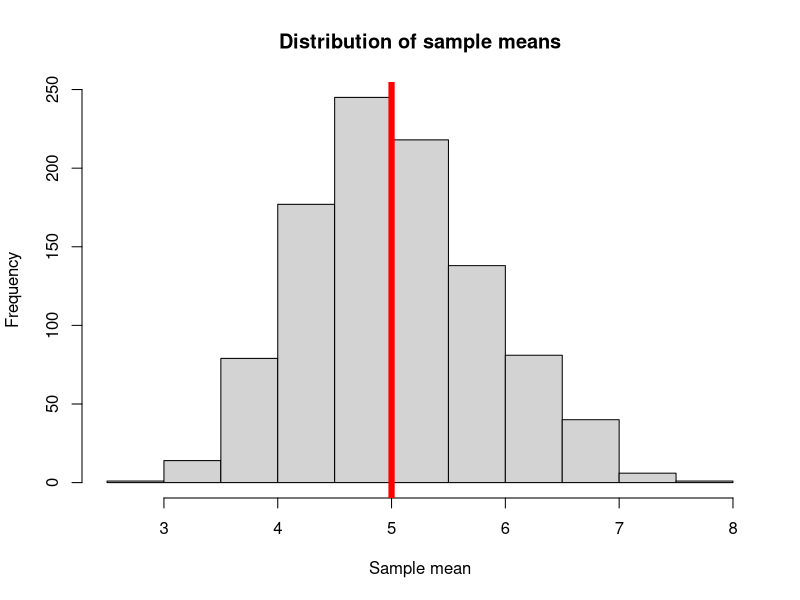
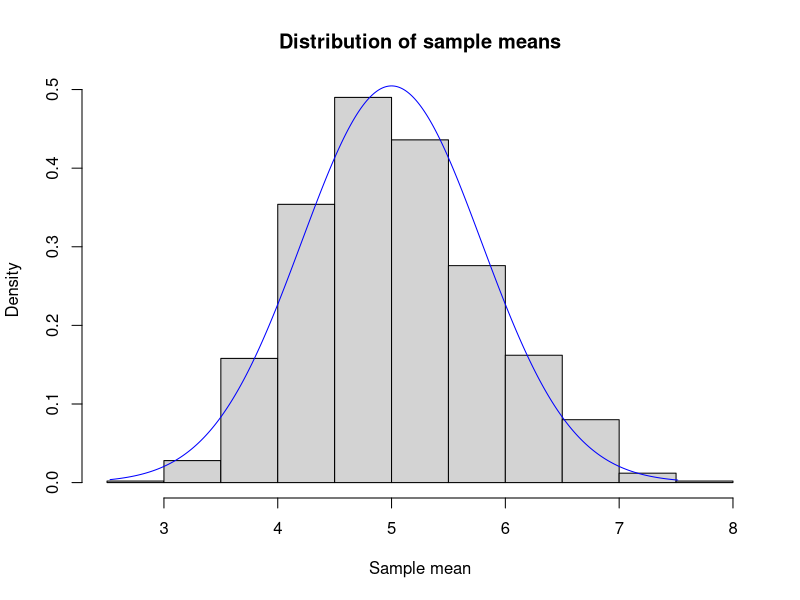
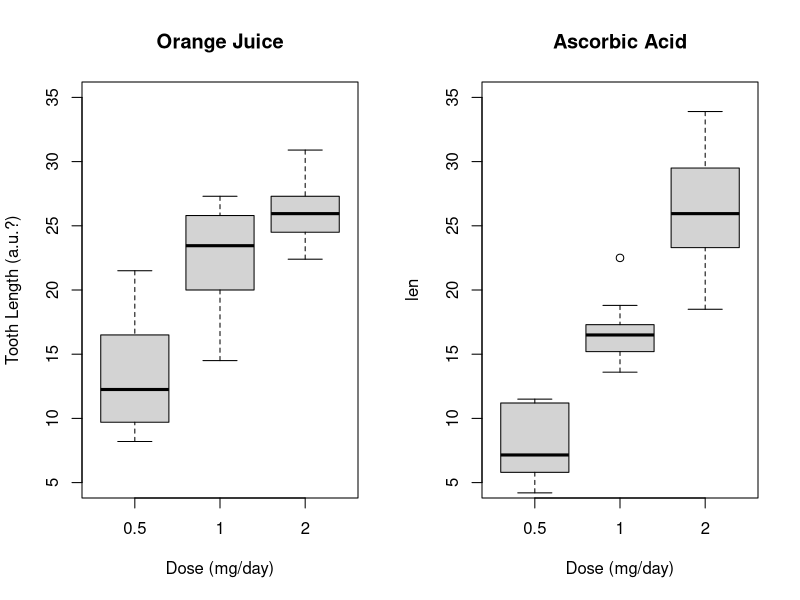

Write R code to recreate these figures, in order.
## ---- chunk 1
knitr::opts_chunk$set(echo = TRUE)
## ---- chunk 2
set.seed(123456)
mean_expos <- NULL
lambda <- 0.2
n <- 40

for(i in 1:1000) {
	mean_expos <- rbind(mean_expos, mean(rexp(n, lambda)))
}
## ---- chunk 3
1/lambda
## ---- chunk 4
mean(mean_expos)
## ---- chunk 5
hist(mean_expos, xlab = "Sample mean", main = "Distribution of sample means")
abline(v = 1/lambda, col = "red", lwd = 6)
## ---- chunk 6
var(mean_expos)
## ---- chunk 7
((1/lambda)^2)/(n)
## ---- chunk 8
sd(mean_expos)
## ---- chunk 9
(1/lambda)/sqrt(n)
## ---- chunk 10
hist(mean_expos, freq = F, xlab = "Sample mean", main = "Distribution of sample means")
x <- seq(min(mean_expos), max(mean_expos), length = 1000)
y <- dnorm(x, mean = 1/lambda, sd = (1/lambda)/sqrt(n))
lines(x,y, col = "blue")
## ---- chunk 11
data("ToothGrowth")

str(ToothGrowth)
## ---- chunk 12
head(ToothGrowth)
tail(ToothGrowth)
## ---- chunk 13
unique(ToothGrowth$dose)
## ---- chunk 14
ToothGrowth$dose <- as.factor(ToothGrowth$dose)
## ---- chunk 15
par(mfcol = c(1,2))
boxplot(len ~ dose, data=ToothGrowth, subset= (supp == "OJ"),
		main = "Orange Juice", xlab = "Dose (mg/day)", ylab = "Tooth Length (a.u.?)", ylim = c(5, 35))
boxplot(len ~ dose, data=ToothGrowth, subset= (supp == "VC"),
		main = "Ascorbic Acid", xlab = "Dose (mg/day)", ylim = c(5,35))
## ---- chunk 16
t.test(len ~ supp, data=ToothGrowth)
## ---- chunk 17
t.test(len ~ supp, data=ToothGrowth, subset = dose == 0.5)
t.test(len ~ supp, data=ToothGrowth, subset = dose == 1.0)
t.test(len ~ supp, data=ToothGrowth, subset = dose == 2.0)
## ---- chunk 18
t.test(len ~ dose, data=ToothGrowth, subset = dose %in% c(0.5, 1.0) & supp == "OJ")
t.test(len ~ dose, data=ToothGrowth, subset = dose %in% c(1.0, 2.0) & supp == "OJ")
## ---- chunk 19
t.test(len ~ dose, data=ToothGrowth, subset = dose %in% c(0.5, 1.0) & supp == "VC")
t.test(len ~ dose, data=ToothGrowth, subset = dose %in% c(1.0, 2.0) & supp == "VC")
